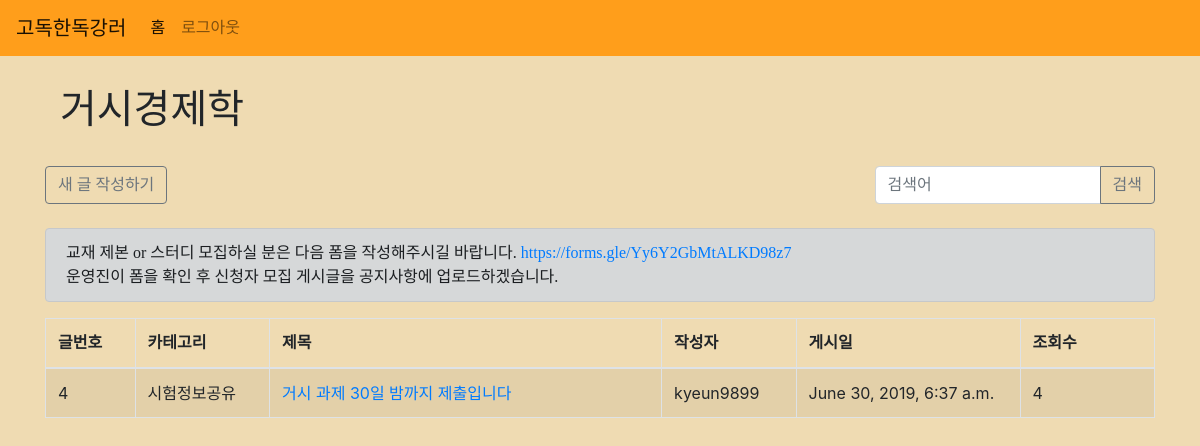
The page /classes/4/ (signed in) on the database its author committed.
### classes/models.py (models this page shows, shortened)
class Class(models.Model):
    title = models.CharField(max_length=200)
    major = models.ForeignKey(Major, on_delete=models.CASCADE)
    created_at = models.DateTimeField(auto_now_add=True)
    updated_at = models.DateTimeField(auto_now=True)

### posts/models.py (models this page shows, shortened)
class TimeStampedModel(Model):
    created_at = DateTimeField(auto_now_add=True)
    updated_at = DateTimeField(auto_now=True)
    class Meta:
        abstract = True

class Post(TimeStampedModel):
    classname = ForeignKey(Class, on_delete=CASCADE)
    user = ForeignKey(User, on_delete=CASCADE)
    category = CharField(max_length=200)
    title = CharField(max_length=200)
    content = TextField()
    view_count = models.IntegerField(default=0) # 조회수
    likes = ManyToManyField(User, related_name="liked_users")
    is_top = BooleanField(default=False)

### classes/views.py (the view)
# urls.py: path('<int:id>/', views.main, name="main"),
def main(request, id):
    user = request.user
    if user.is_anonymous:
        return render(request, 'account/login.html')
    else:
        posts = Post.objects.filter(classname_id=id).order_by('-id')
        class_name = Class.objects.get(pk=id)
        class_id = id
        return render(request, 'classes/main.html', {'posts': posts, 'class_name': class_name, 'class_id': class_id})

### classes/templates/classes/main.html (shortened to what this page needs)
{% extends 'base.html' %}
{% block content %}
<div class="container">
        <h1 class="classtitle col-12" style="font-family: 'NanumSquareRound';">{{ class_name.title }}</h1>
    <br>
    <div class="row">
        <div class="input-group col">
            <form action="{% url 'classes:new' %}" method="POST">
                <input type="submit" class="btn-outline-secondary btn" value="새 글 작성하기" style="font-family: 'locus_sangsang';">
            </form>
        </div>
        <form action="{% url 'classes:search' %}">
            <div class="input-group col-12">
                <input type="text" class="form-control" placeholder="검색어" name="search" style="font-family: 'NanumSquareRound';">
                <div class="input-group-append">
                    <button type="submit" class="btn btn-outline-secondary" style="font-family: 'locus_sangsang';">
                        검색
                    </button>
                </div>
            </div>
        </form>
    </div>
    <br>
    <div class="alert alert-dark" style="font-family: 'NanumSquareRound';">교재 제본 or 스터디 모집하실 분은 다음 폼을 작성해주시길 바랍니다. <a href="https://forms.gle/Yy6Y2GbMtALKD98z7">https://forms.gle/Yy6Y2GbMtALKD98z7</a><br>
    운영진이 폼을 확인 후 신청자 모집 게시글을 공지사항에 업로드하겠습니다.</span>
    </div>
    <table class="table table-striped table-bordered">
        <thead>
            <tr>
                <th width="8%" style="font-family: 'NanumSquareRound';">글번호</th>
                <th width="12%" style="font-family: 'NanumSquareRound';">카테고리</th>
                <th width="35%" style="font-family: 'NanumSquareRound';">제목</th>
                <th width="12%" style="font-family: 'NanumSquareRound';">작성자</th>
                <th width="20%" style="font-family: 'NanumSquareRound';">게시일</th>
                <th width="12%" style="font-family: 'NanumSquareRound';">조회수</th>
            </tr>
        </thead>
        <tbody>
        {% for post in posts %}
        <tr>
            <td>{{ post.id }}</td>
            <td>{{ post.category }}</td>
            <td><a href="{% url 'classes:show' post.pk %}">{{ post.title }}</a></td>
            <td>{{ post.user }}</td>
            <td>{{ post.created_at }}</td>
            <td>{{ post.view_count }}</td>
        </tr>
        {% endfor %}
        </tbody>
    </table>
</div>
<br>
<br>
{% endblock %}

### solitude/static/solitude/css/style.css (style rules this page uses)
body { background-color: rgb(239, 219, 178) !important; }
.classtitle { margin-top: 30px; }

### rows shown on the page
Class: title "거시경제학"
Post: id "4", category "시험정보공유", title "거시 과제 30일 밤까지 제출입니다", user "kyeun9899", created_at "June 30, 2019, 6:37 a.m.", view_count "4"
